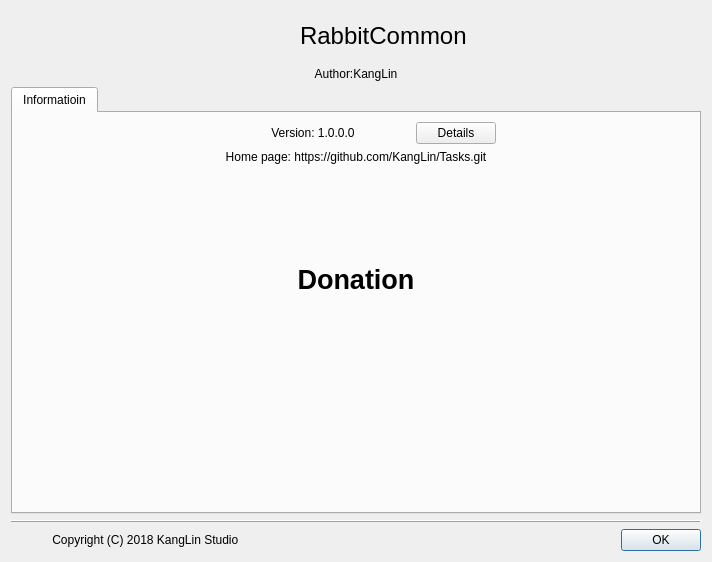
<?xml version="1.0" encoding="UTF-8"?>
<ui version="4.0">
 <class>CDlgAbout</class>
 <widget class="QDialog" name="CDlgAbout">
  <property name="geometry">
   <rect>
    <x>0</x>
    <y>0</y>
    <width>712</width>
    <height>562</height>
   </rect>
  </property>
  <property name="sizePolicy">
   <sizepolicy hsizetype="Preferred" vsizetype="Preferred">
    <horstretch>0</horstretch>
    <verstretch>0</verstretch>
   </sizepolicy>
  </property>
  <property name="windowTitle">
   <string>About</string>
  </property>
  <property name="windowIcon">
   <iconset theme="help-about">
    <normaloff>.</normaloff>.</iconset>
  </property>
  <layout class="QGridLayout" name="gridLayout">
   <item row="0" column="1">
    <layout class="QHBoxLayout" name="horizontalLayout">
     <item>
      <spacer name="horizontalSpacer">
       <property name="orientation">
        <enum>Qt::Horizontal</enum>
       </property>
       <property name="sizeHint" stdset="0">
        <size>
         <width>40</width>
         <height>20</height>
        </size>
       </property>
      </spacer>
     </item>
     <item>
      <widget class="QLabel" name="lblLogo">
       <property name="sizePolicy">
        <sizepolicy hsizetype="Fixed" vsizetype="Fixed">
         <horstretch>0</horstretch>
         <verstretch>0</verstretch>
        </sizepolicy>
       </property>
       <property name="minimumSize">
        <size>
         <width>48</width>
         <height>48</height>
        </size>
       </property>
       <property name="maximumSize">
        <size>
         <width>48</width>
         <height>48</height>
        </size>
       </property>
       <property name="textFormat">
        <enum>Qt::PlainText</enum>
       </property>
       <property name="pixmap">
        <pixmap resource="../Resource/ResourceRabbitCommon.qrc">:/icon/RabbitCommon/App</pixmap>
       </property>
       <property name="scaledContents">
        <bool>true</bool>
       </property>
       <property name="alignment">
        <set>Qt::AlignRight|Qt::AlignTrailing|Qt::AlignVCenter</set>
       </property>
       <property name="wordWrap">
        <bool>false</bool>
       </property>
      </widget>
     </item>
     <item>
      <widget class="QLabel" name="lblName">
       <property name="sizePolicy">
        <sizepolicy hsizetype="Preferred" vsizetype="Preferred">
         <horstretch>0</horstretch>
         <verstretch>0</verstretch>
        </sizepolicy>
       </property>
       <property name="minimumSize">
        <size>
         <width>0</width>
         <height>50</height>
        </size>
       </property>
       <property name="maximumSize">
        <size>
         <width>16777215</width>
         <height>16777215</height>
        </size>
       </property>
       <property name="font">
        <font>
         <pointsize>18</pointsize>
        </font>
       </property>
       <property name="text">
        <string>RabbitCommon</string>
       </property>
       <property name="alignment">
        <set>Qt::AlignLeading|Qt::AlignLeft|Qt::AlignVCenter</set>
       </property>
      </widget>
     </item>
     <item>
      <spacer name="horizontalSpacer_2">
       <property name="orientation">
        <enum>Qt::Horizontal</enum>
       </property>
       <property name="sizeHint" stdset="0">
        <size>
         <width>40</width>
         <height>20</height>
        </size>
       </property>
      </spacer>
     </item>
    </layout>
   </item>
   <item row="1" column="1">
    <widget class="QLabel" name="lbAuthor">
     <property name="text">
      <string>Author:KangLin</string>
     </property>
     <property name="alignment">
      <set>Qt::AlignCenter</set>
     </property>
     <property name="wordWrap">
      <bool>true</bool>
     </property>
    </widget>
   </item>
   <item row="3" column="1">
    <widget class="QFrame" name="frame">
     <property name="frameShape">
      <enum>QFrame::HLine</enum>
     </property>
     <property name="frameShadow">
      <enum>QFrame::Raised</enum>
     </property>
    </widget>
   </item>
   <item row="4" column="1">
    <layout class="QHBoxLayout" name="horizontalLayout_2">
     <item>
      <widget class="QLabel" name="lbCopyrightIcon">
       <property name="sizePolicy">
        <sizepolicy hsizetype="Expanding" vsizetype="Preferred">
         <horstretch>0</horstretch>
         <verstretch>0</verstretch>
        </sizepolicy>
       </property>
       <property name="maximumSize">
        <size>
         <width>32</width>
         <height>32</height>
        </size>
       </property>
       <property name="text">
        <string/>
       </property>
       <property name="pixmap">
        <pixmap resource="../Resource/ResourceRabbitCommon.qrc">:/icon/RabbitCommon/CopyRight</pixmap>
       </property>
       <property name="scaledContents">
        <bool>true</bool>
       </property>
      </widget>
     </item>
     <item>
      <widget class="QLabel" name="lbCopyright">
       <property name="sizePolicy">
        <sizepolicy hsizetype="Expanding" vsizetype="Preferred">
         <horstretch>0</horstretch>
         <verstretch>0</verstretch>
        </sizepolicy>
       </property>
       <property name="text">
        <string> Copyright (C) 2018 KangLin Studio</string>
       </property>
      </widget>
     </item>
     <item>
      <widget class="QPushButton" name="pbOK">
       <property name="text">
        <string>OK</string>
       </property>
      </widget>
     </item>
    </layout>
   </item>
   <item row="2" column="1">
    <widget class="QTabWidget" name="tabWidget">
     <property name="sizePolicy">
      <sizepolicy hsizetype="Expanding" vsizetype="Expanding">
       <horstretch>0</horstretch>
       <verstretch>0</verstretch>
      </sizepolicy>
     </property>
     <property name="styleSheet">
      <string notr="true"/>
     </property>
     <property name="currentIndex">
      <number>0</number>
     </property>
     <widget class="QWidget" name="Information">
      <property name="sizePolicy">
       <sizepolicy hsizetype="Preferred" vsizetype="Expanding">
        <horstretch>0</horstretch>
        <verstretch>0</verstretch>
       </sizepolicy>
      </property>
      <attribute name="title">
       <string>Informatioin</string>
      </attribute>
      <layout class="QGridLayout" name="gridLayout_2">
       <item row="0" column="0">
        <layout class="QVBoxLayout" name="verticalLayout">
         <item>
          <layout class="QHBoxLayout" name="horizontalLayout_4">
           <item>
            <spacer name="horizontalSpacer_3">
             <property name="orientation">
              <enum>Qt::Horizontal</enum>
             </property>
             <property name="sizeHint" stdset="0">
              <size>
               <width>40</width>
               <height>20</height>
              </size>
             </property>
            </spacer>
           </item>
           <item>
            <widget class="QLabel" name="lbVersion">
             <property name="sizePolicy">
              <sizepolicy hsizetype="Expanding" vsizetype="Preferred">
               <horstretch>0</horstretch>
               <verstretch>0</verstretch>
              </sizepolicy>
             </property>
             <property name="text">
              <string>Version: 1.0.0.0</string>
             </property>
             <property name="textFormat">
              <enum>Qt::AutoText</enum>
             </property>
             <property name="alignment">
              <set>Qt::AlignCenter</set>
             </property>
             <property name="wordWrap">
              <bool>true</bool>
             </property>
            </widget>
           </item>
           <item>
            <widget class="QPushButton" name="pbDetails">
             <property name="text">
              <string>Details</string>
             </property>
            </widget>
           </item>
           <item>
            <spacer name="horizontalSpacer_4">
             <property name="orientation">
              <enum>Qt::Horizontal</enum>
             </property>
             <property name="sizeHint" stdset="0">
              <size>
               <width>40</width>
               <height>20</height>
              </size>
             </property>
            </spacer>
           </item>
          </layout>
         </item>
         <item>
          <widget class="QLabel" name="lbHome">
           <property name="sizePolicy">
            <sizepolicy hsizetype="Expanding" vsizetype="Preferred">
             <horstretch>0</horstretch>
             <verstretch>0</verstretch>
            </sizepolicy>
           </property>
           <property name="text">
            <string>Home page: https://github.com/KangLin/Tasks.git</string>
           </property>
           <property name="alignment">
            <set>Qt::AlignCenter</set>
           </property>
           <property name="wordWrap">
            <bool>true</bool>
           </property>
           <property name="openExternalLinks">
            <bool>true</bool>
           </property>
          </widget>
         </item>
         <item>
          <spacer name="verticalSpacer">
           <property name="orientation">
            <enum>Qt::Vertical</enum>
           </property>
           <property name="sizeHint" stdset="0">
            <size>
             <width>20</width>
             <height>40</height>
            </size>
           </property>
          </spacer>
         </item>
         <item>
          <widget class="QLabel" name="label_2">
           <property name="font">
            <font>
             <pointsize>20</pointsize>
             <bold>true</bold>
            </font>
           </property>
           <property name="text">
            <string>Donation</string>
           </property>
           <property name="alignment">
            <set>Qt::AlignCenter</set>
           </property>
          </widget>
         </item>
         <item>
          <spacer name="verticalSpacer_3">
           <property name="orientation">
            <enum>Qt::Vertical</enum>
           </property>
           <property name="sizeHint" stdset="0">
            <size>
             <width>20</width>
             <height>40</height>
            </size>
           </property>
          </spacer>
         </item>
         <item>
          <widget class="QLabel" name="lbDonation">
           <property name="sizePolicy">
            <sizepolicy hsizetype="MinimumExpanding" vsizetype="Preferred">
             <horstretch>0</horstretch>
             <verstretch>0</verstretch>
            </sizepolicy>
           </property>
           <property name="text">
            <string/>
           </property>
           <property name="pixmap">
            <pixmap resource="../Resource/ResourceRabbitCommon.qrc">:/icon/RabbitCommon/Contribute</pixmap>
           </property>
           <property name="scaledContents">
            <bool>true</bool>
           </property>
           <property name="alignment">
            <set>Qt::AlignCenter</set>
           </property>
           <property name="wordWrap">
            <bool>true</bool>
           </property>
          </widget>
         </item>
         <item>
          <spacer name="verticalSpacer_2">
           <property name="orientation">
            <enum>Qt::Vertical</enum>
           </property>
           <property name="sizeHint" stdset="0">
            <size>
             <width>20</width>
             <height>17</height>
            </size>
           </property>
          </spacer>
         </item>
        </layout>
       </item>
      </layout>
     </widget>
    </widget>
   </item>
  </layout>
 </widget>
 <resources>
  <include location="../Resource/ResourceRabbitCommon.qrc"/>
 </resources>
 <connections/>
</ui>
